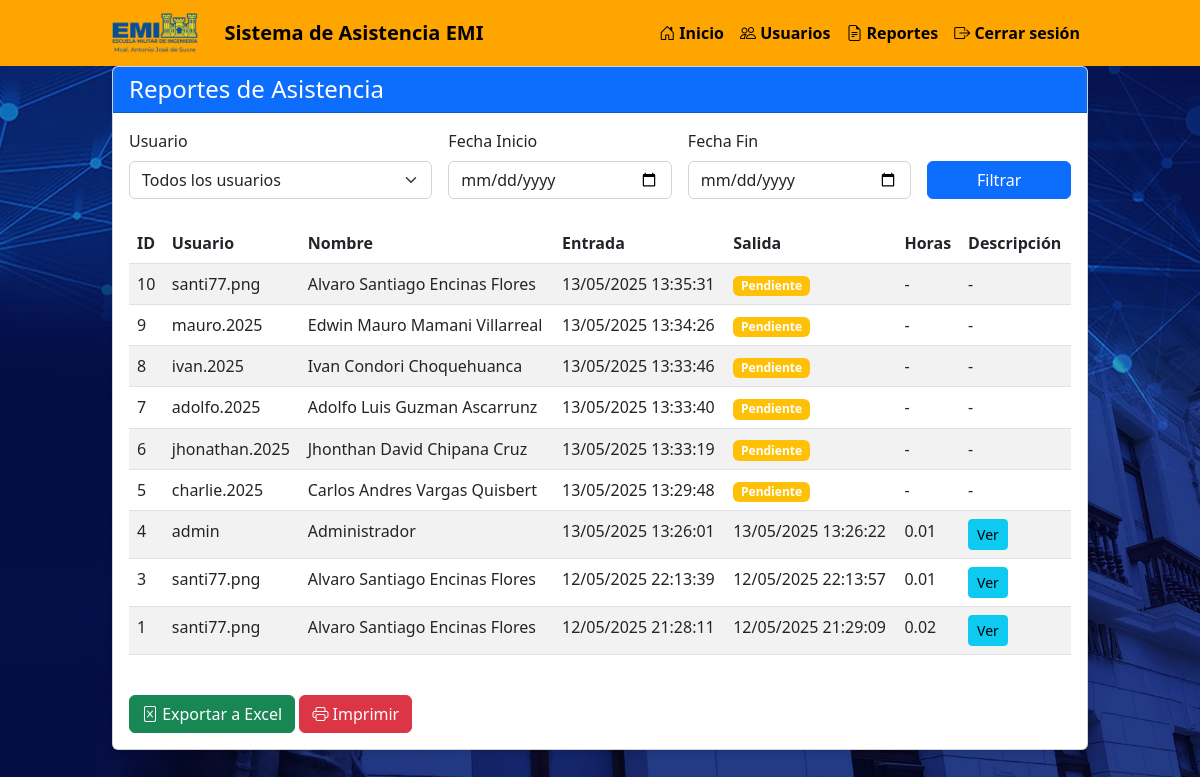
Page /admin/reports (signed in) on the earlier database version.
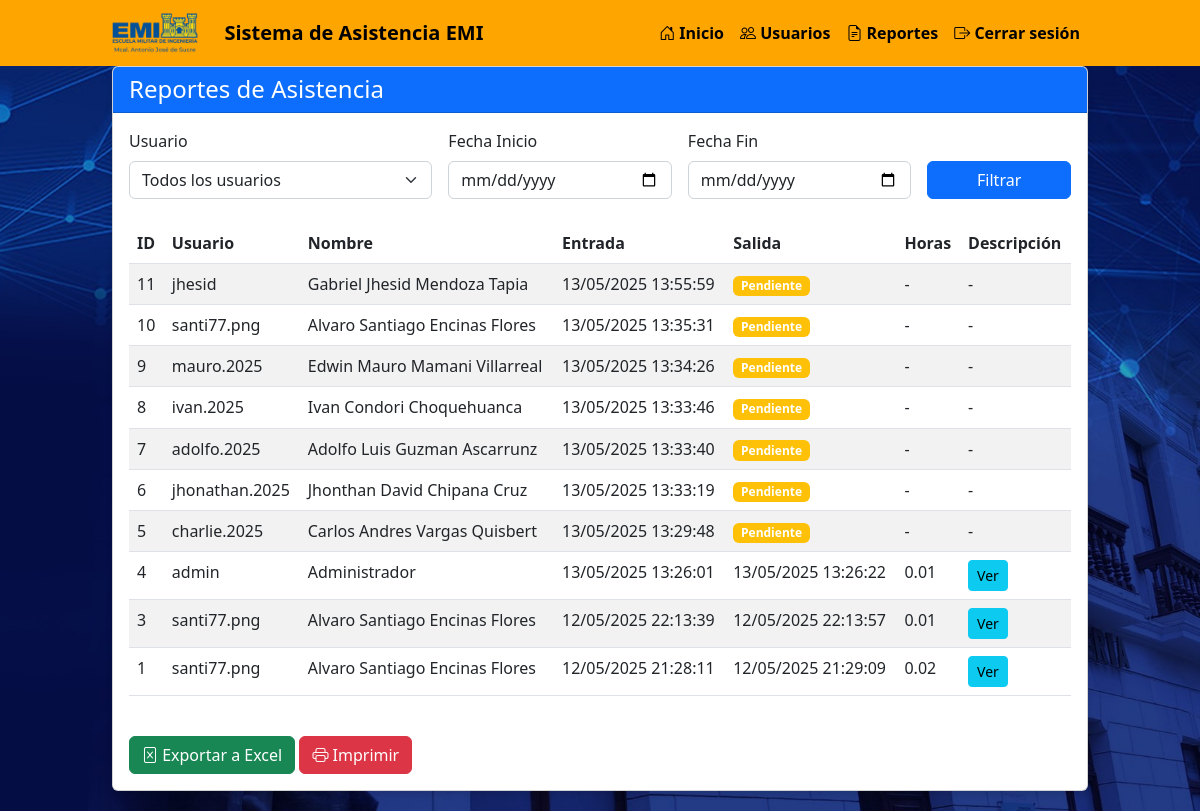
Same page on the later database version.
### tables this page shows
CREATE TABLE attendance (
        id INTEGER PRIMARY KEY AUTOINCREMENT,
        user_id INTEGER NOT NULL,
        check_in TIMESTAMP,
        check_out TIMESTAMP,
        description TEXT,
        FOREIGN KEY (user_id) REFERENCES users (id)
    );

CREATE TABLE users (
        id INTEGER PRIMARY KEY AUTOINCREMENT,
        username TEXT UNIQUE NOT NULL,
        password TEXT NOT NULL,
        full_name TEXT NOT NULL,
        is_admin INTEGER DEFAULT 0
    );

### app.py (the view)
@app.route('/admin/reports')
def reports():
    if 'user_id' not in session or not session.get('is_admin'):
        flash('Acceso no autorizado', 'error')
        return redirect(url_for('index'))
    user_id = request.args.get('user_id', type=int)
    start_date = request.args.get('start_date')
    end_date = request.args.get('end_date')
    users = database.get_users()
    records = database.get_attendance_records(user_id, start_date, end_date)
    processed_records = []
    for record in records:
        rec = dict(record)
        if rec['check_in']:
            rec['check_in'] = datetime.datetime.fromisoformat(rec['check_in'])
        if rec['check_out']:
            rec['check_out'] = datetime.datetime.fromisoformat(rec['check_out'])
            if rec['check_in']:
                diff = rec['check_out'] - rec['check_in']
                hours = diff.total_seconds() / 3600
                rec['hours_worked'] = round(hours, 2)
            else:
                rec['hours_worked'] = 0
        else:
            rec['hours_worked'] = 0
        processed_records.append(rec)
    return render_template('reports.html', users=users, records=processed_records,
                           selected_user=user_id, start_date=start_date, end_date=end_date)

### database.py (called while the page is built)
def get_users():
    conn = sqlite3.connect('attendance.db')
    conn.row_factory = sqlite3.Row
    c = conn.cursor()
    c.execute("SELECT id, username, full_name, is_admin FROM users")
    users = c.fetchall()
    conn.close()
    return users

def get_attendance_records(user_id=None, start_date=None, end_date=None):
    conn = sqlite3.connect('attendance.db')
    conn.row_factory = sqlite3.Row
    c = conn.cursor()
    query = """
    SELECT a.id, a.check_in, a.check_out, a.description, u.full_name, u.username
    FROM attendance a
    JOIN users u ON a.user_id = u.id
    WHERE 1=1
    """
    params = []
    if user_id:
        query += " AND a.user_id = ?"
        params.append(user_id)
    if start_date:
        query += " AND date(a.check_in) >= date(?)"
        params.append(start_date)
    if end_date:
        query += " AND date(a.check_in) <= date(?)"
        params.append(end_date)
    query += " ORDER BY a.check_in DESC"
    c.execute(query, params)
    records = c.fetchall()
    conn.close()
    return records

### templates/reports.html (shortened to what this page needs)
{% extends "layout.html" %}
{% block content %}
<div class="row">
    <div class="col-md-12">
        <div class="card">
            <div class="card-header bg-primary text-white">
                <h4 class="mb-0">Reportes de Asistencia</h4>
            </div>
            <div class="card-body">
                <form method="get" action="/admin/reports" class="row g-3 mb-4">
                    <div class="col-md-4">
                        <label for="user_id" class="form-label">Usuario</label>
                        <select class="form-select" id="user_id" name="user_id">
                            <option value="">Todos los usuarios</option>
                        </select>
                    </div>
                    <div class="col-md-3">
                        <label for="start_date" class="form-label">Fecha Inicio</label>
                        <input type="date" class="form-control" id="start_date" name="start_date" value="{{ start_date }}">
                    </div>
                    <div class="col-md-3">
                        <label for="end_date" class="form-label">Fecha Fin</label>
                        <input type="date" class="form-control" id="end_date" name="end_date" value="{{ end_date }}">
                    </div>
                    <div class="col-md-2 d-flex align-items-end">
                        <button type="submit" class="btn btn-primary w-100">Filtrar</button>
                    </div>
                </form>
                <div class="table-responsive">
                    <table class="table table-striped">
                        <thead>
                            <tr>
                                <th>ID</th>
                                <th>Usuario</th>
                                <th>Nombre</th>
                                <th>Entrada</th>
                                <th>Salida</th>
                                <th>Horas</th>
                                <th>Descripción</th>
                            </tr>
                        </thead>
                        <tbody>
                            {% for record in records %}
                            <tr>
                                <td>{{ record.id }}</td>
                                <td>{{ record.username }}</td>
                                <td>{{ record.full_name }}</td>
                                <td>
                                    {% if record.check_in %}
                                    {{ record.check_in.strftime('%d/%m/%Y %H:%M:%S') }}
                                    {% else %}
                                    -
                                    {% endif %}
                                </td>
                                <td>
                                    {% if record.check_out %}
                                    {{ record.check_out.strftime('%d/%m/%Y %H:%M:%S') }}
                                    {% else %}
                                    <span class="badge bg-warning">Pendiente</span>
                                    {% endif %}
                                </td>
                                <td>
                                    {% if record.hours_worked %}
                                    {{ record.hours_worked }}
                                    {% else %}
                                    -
                                    {% endif %}
                                </td>
                                <td>
                                    {% if record.description %}
                                    <button type="button" class="btn btn-sm btn-info" data-bs-toggle="modal" data-bs-target="#descriptionModal-{{ record.id }}">
                                        Ver
                                    </button>
                                    {% else %}
                                    -
                                    {% endif %}
                                </td>
                            </tr>
                            {% else %}
                            <tr>
                                <td colspan="7" class="text-center">No hay registros para mostrar</td>
                            </tr>
                            {% endfor %}
                        </tbody>
                    </table>
                </div>
                <div class="mt-4">
                    <button class="btn btn-success" id="exportBtn">
                        <i class="bi bi-file-excel"></i> Exportar a Excel
                    </button>
                    <button class="btn btn-danger" id="printBtn">
                        <i class="bi bi-printer"></i> Imprimir
                    </button>
                </div>
            </div>
        </div>
    </div>
</div>
{% endblock %}

### templates/layout.html (shortened to what this page needs)
<!DOCTYPE html>
<html lang="es">
<head>
    <link href="https://cdn.jsdelivr.net/npm/bootstrap@5.2.3/dist/css/bootstrap.min.css" rel="stylesheet">
    <link rel="stylesheet" href="https://cdn.jsdelivr.net/npm/bootstrap-icons@1.10.0/font/bootstrap-icons.css">
</head>
<body>
    <nav class="navbar navbar-expand-lg navbar-dark">
        <div class="container">
            <a class="navbar-brand" href="/">
                <img src="/static/images/emi_logo.png" alt="Logo EMI">
                <a class="navbar-brand" href="/">
                    <span style="color: black; font-weight: bold;">Sistema de Asistencia EMI</span>
                </a>            </a>
            {% if session.user_id %}
            <div class="collapse navbar-collapse" id="navbarNav">
                <ul class="navbar-nav ms-auto">
                    <li class="nav-item">
                        <a class="nav-link" href="/"><i class="bi bi-house-door"></i> Inicio</a>
                    </li>
                    {% if session.is_admin %}
                    <li class="nav-item">
                        <a class="nav-link" href="/admin"><i class="bi bi-people"></i> Usuarios</a>
                    </li>
                    <li class="nav-item">
                        <a class="nav-link" href="/admin/reports"><i class="bi bi-file-earmark-text"></i> Reportes</a>
                    </li>
                    {% endif %}
                    <li class="nav-item">
                        <a class="nav-link" href="/logout"><i class="bi bi-box-arrow-right"></i> Cerrar sesión</a>
                    </li>
                </ul>
            </div>
            {% endif %}
        </div>
    </nav>
    <div class="container">
        {% block content %}{% endblock %}
    </div>
</body>
</html>

### templates/layout.html (style rules this page uses)
html, body { height: 100%; margin: 0; padding: 0; background: url('/static/images/fondo.jpg') no-repeat center center fixed; background-size: cover; }
.container { max-width: 1000px; }
.card { box-shadow: 0 4px 6px rgba(0, 0, 0, 0.1); margin-bottom: 20px; }
.navbar { background-color: #FFA500 !important; }
.navbar-brand img { max-height: 40px; margin-right: 10px; }
.navbar .nav-link { color: black !important; font-weight: bold; }

Differences in the rows shown:
added attendance: id "11", username "jhesid", full_name "Gabriel Jhesid Mendoza Tapia", check_in "13/05/2025 13:55:59", shows "Pendiente"
